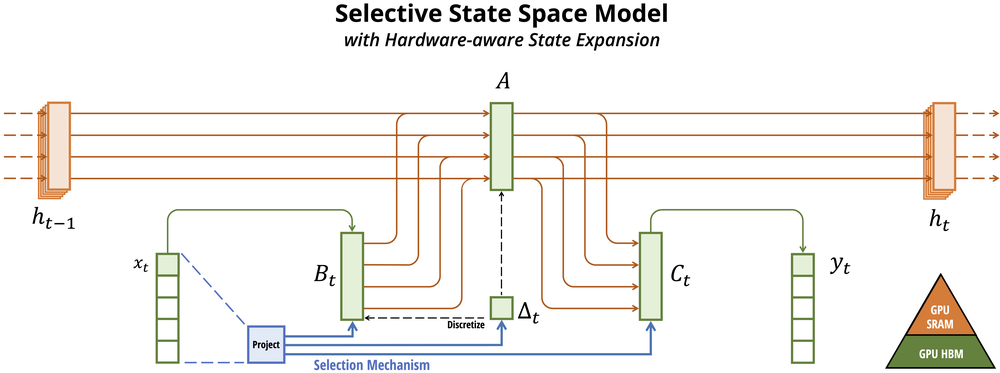
#> input picture mamba/assets/selection.png, 1000 x 373 px, shrunk from 8296 x 3093 before the run
$ python -i denoise.py   (imports and definitions only)
#> lines starting #> are read from the running program, lines starting #| are printed output that depends on the picture
#> further down, picture is the input picture: shape (373, 1000, 3); mean B, G, R 238.8, 242, 244
import numpy as np
import mrcfile
import cv2
from numpy.fft import fft2, ifft2
from scipy.signal import gaussian

def transform(image):
    i_min = image.min()
    i_max = image.max()

    image = ((image - i_min)/(i_max - i_min)) * 255
    return image.astype(np.uint8)


def standard_scaler(image):
    image = image.astype(np.float32)
    kernel_size = 9
    image = cv2.GaussianBlur(image, (kernel_size, kernel_size), 0)
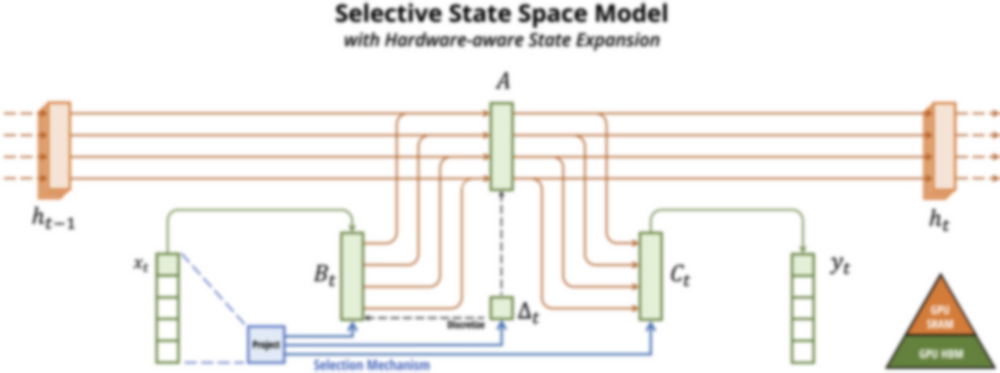
#> image: shape (373, 1000, 3) float32; mean B, G, R 239.3, 242.5, 244.5
    mu = np.mean(image)
#> mu = 241.6
    sigma = np.std(image)
#> sigma = 30.97
    image = (image - mu)/sigma
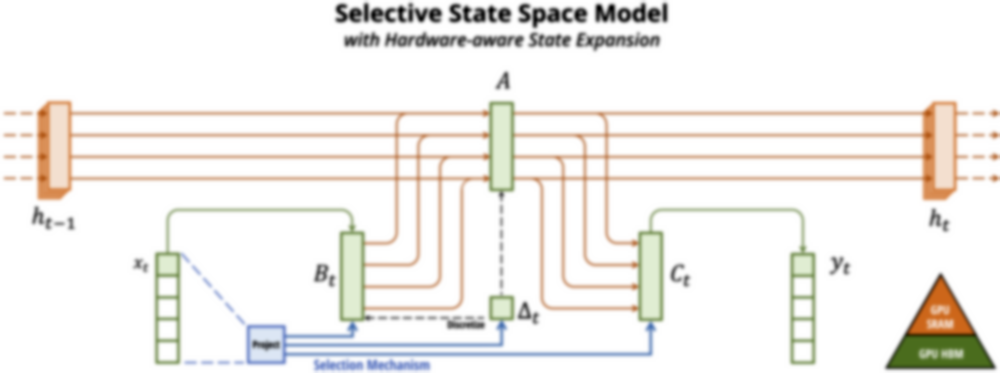
#> image: shape (373, 1000, 3) float32; mean B, G, R -0.0908, 0.0127, 0.0781; drawn with min black and max white
    image = transform(image).astype(np.uint8)
#> in transform, `i_min = image.min()`: i_min = -6.66
#> in transform, `i_max = image.max()`: i_max = 0.432
    return image

def contrast_enhancement(image):
    enhanced_image = cv2.fastNlMeansDenoising(image, None, h=10, templateWindowSize=7, searchWindowSize=21)

    return enhanced_image


def gaussian_kernel(kernel_size = 3):
    h = gaussian(kernel_size, kernel_size / 3).reshape(kernel_size, 1)
    h = np.dot(h, h.transpose())
    h /= np.sum(h)
    return h

def wiener_filter(img, kernel, K):
    kernel /= np.sum(kernel)
    dummy = np.copy(img)
    dummy = fft2(dummy)
#> (the run stopped early here; a loop or call above may not have finished)

$ run again, on mamba/assets/ssd_algorithm.png
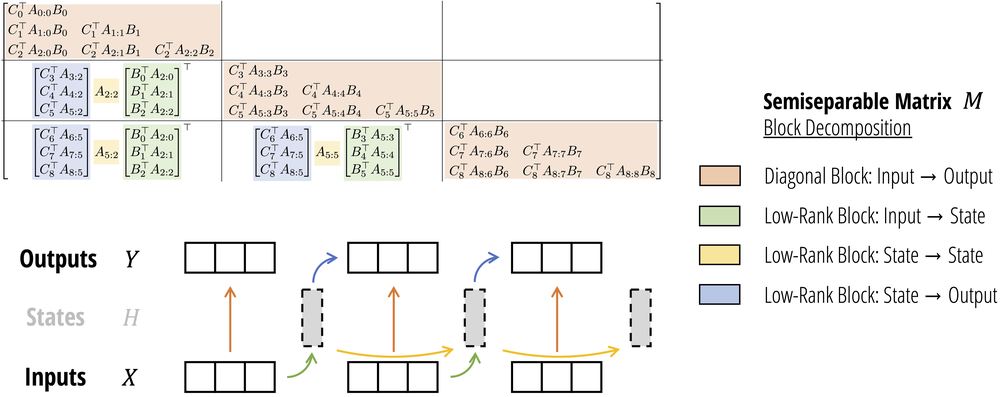
#> input picture mamba/assets/ssd_algorithm.png, 1000 x 397 px, shrunk from 6046 x 2398 before the run
#> picture is the input picture: shape (397, 1000, 3); mean B, G, R 237.4, 239.4, 240.6
#> in standard_scaler, `image = cv2.GaussianBlur(image, (kernel_size, kernel_size), 0)`:
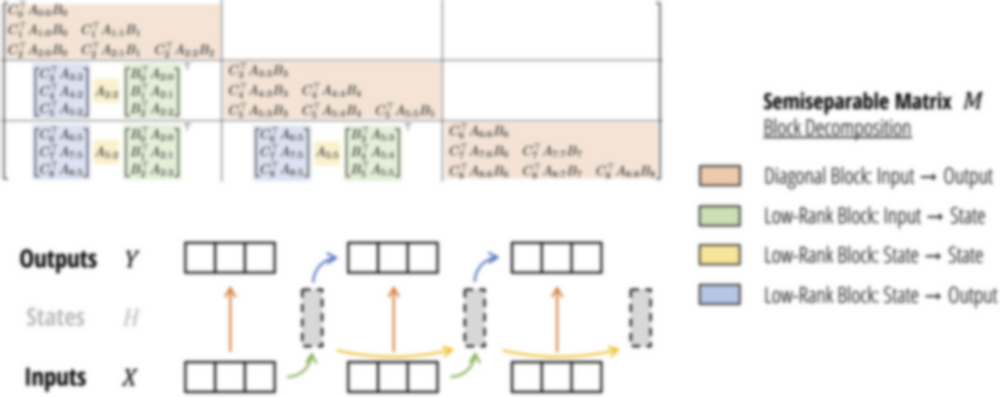
#> image: shape (397, 1000, 3) float32; mean B, G, R 237.9, 239.9, 241.1
#> mu = 239.1
#> sigma = 29.13
#> in standard_scaler, `image = (image - mu)/sigma`:
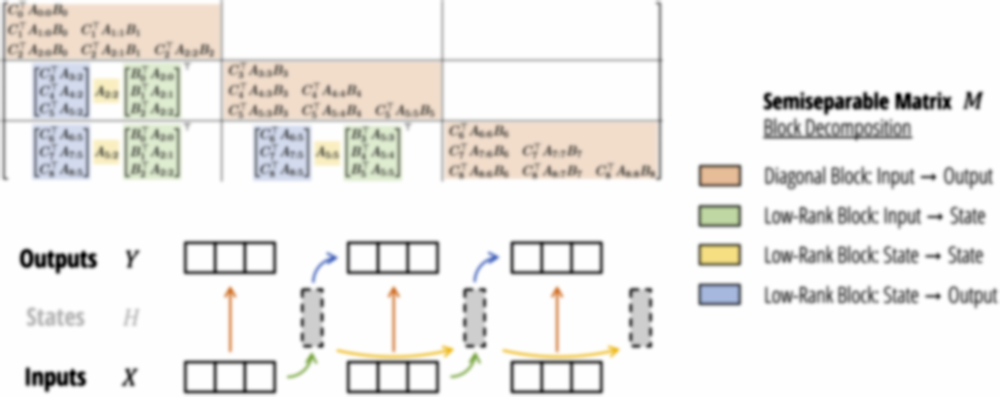
#> image: shape (397, 1000, 3) float32; mean B, G, R -0.0603, 0.00857, 0.0517; drawn with min black and max white
#> i_min = -6.49
#> i_max = 0.545
